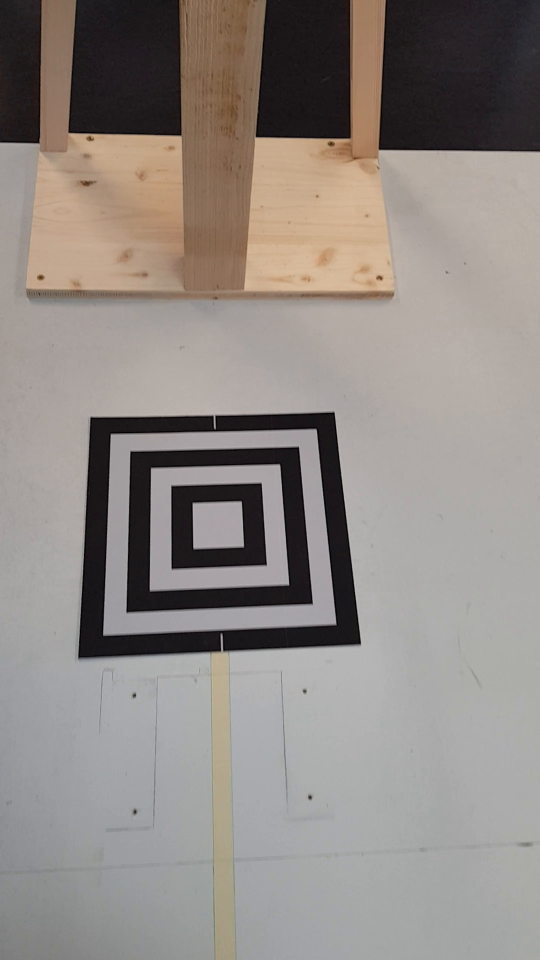
#> input picture frame 4 of videos/20180308_092331.mp4, 1080 x 1920 px, given in place of 20180309_102034.mp4, which was not available (shown at 1/2 size)
$ python targetDetection_Harris.py
#> lines starting #> are read from the running program, lines starting #| are printed output that depends on the picture; after the words box and inside, x2 and y2 are one past the last pixel; in counts of white or black regions, pixels touching at a corner belong together; pictures that were not available may be replaced by others from this repository, and a replacement may not be noted
import numpy as np
import cv2
import math

#cap = cv2.VideoCapture(0)
video = './bla/20180309_102034.mp4'
image =  "bla/20180308_092251.jpg"
cap = cv2.VideoCapture(video)

while(True):
    ret, img = cap.read()
#> img is the input picture: shape (1920, 1080, 3); mean B, G, R 132.4, 136.7, 143.8
   # img = cv2.imread(image)
    img = cv2.resize(img, (750, 600))
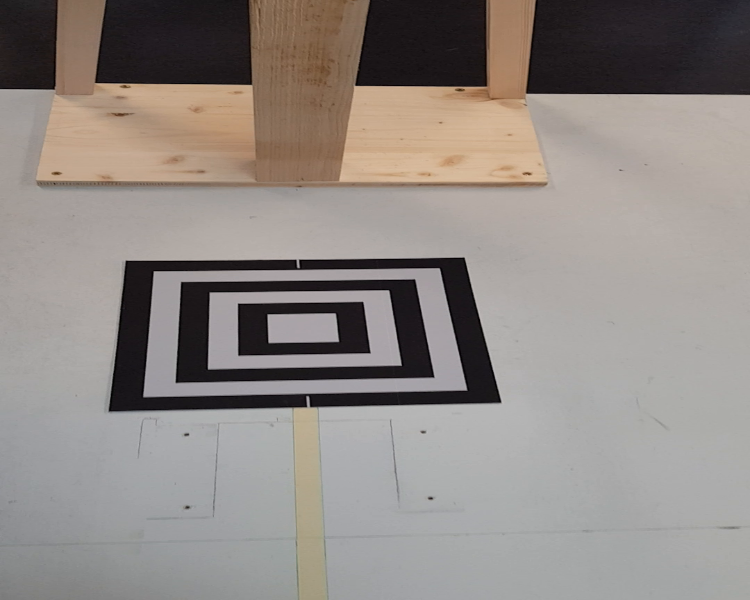
#> img: shape (600, 750, 3); mean B, G, R 132.4, 136.7, 143.7


    gray = cv2.cvtColor(img,cv2.COLOR_BGR2GRAY)
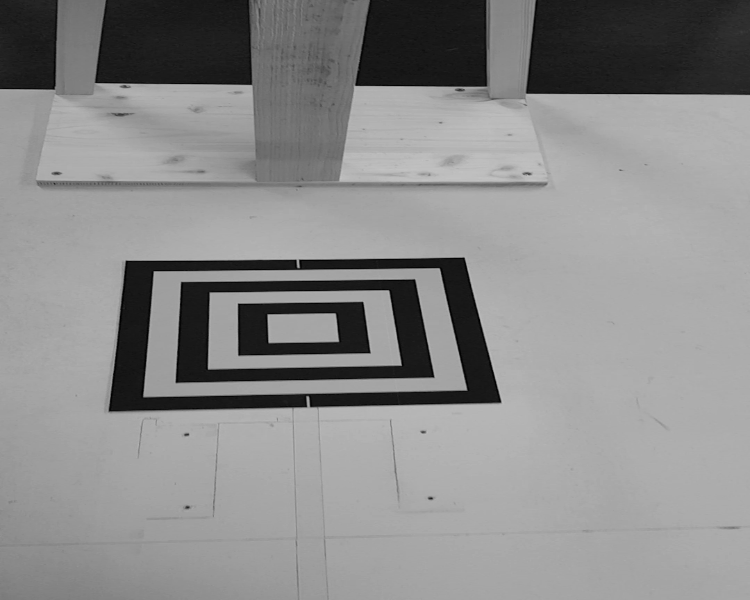
#> gray: shape (600, 750); min 0, max 194, mean 138.3
    # find Harris corners
    gray = np.float32(gray)
    dst = cv2.cornerHarris(gray,2,3,0.04)
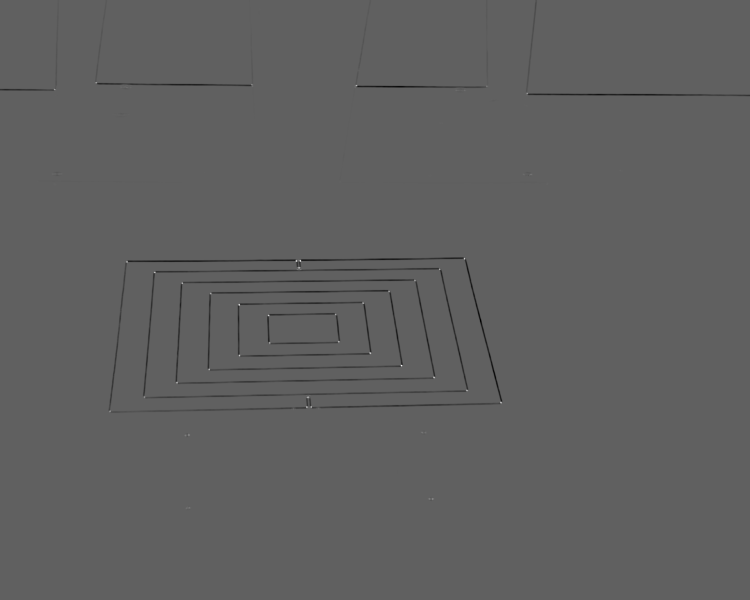
#> dst: shape (600, 750) float32; min -24910998, max 40836664, mean -166232.8; drawn with min black and max white
    dst = cv2.dilate(dst,None)
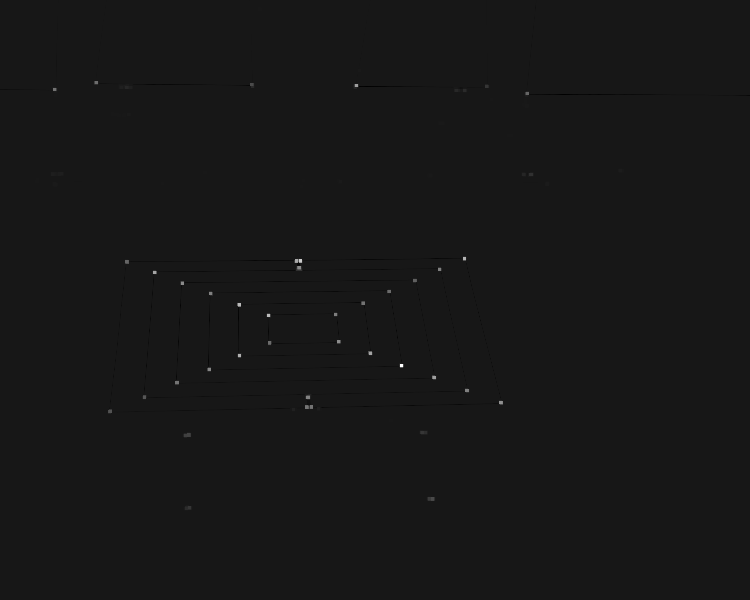
#> dst: shape (600, 750) float32; min -4160733.8, max 40836664, mean 11443.4; drawn with min black and max white
    ret, dst = cv2.threshold(dst,0.01*dst.max(),255,0)
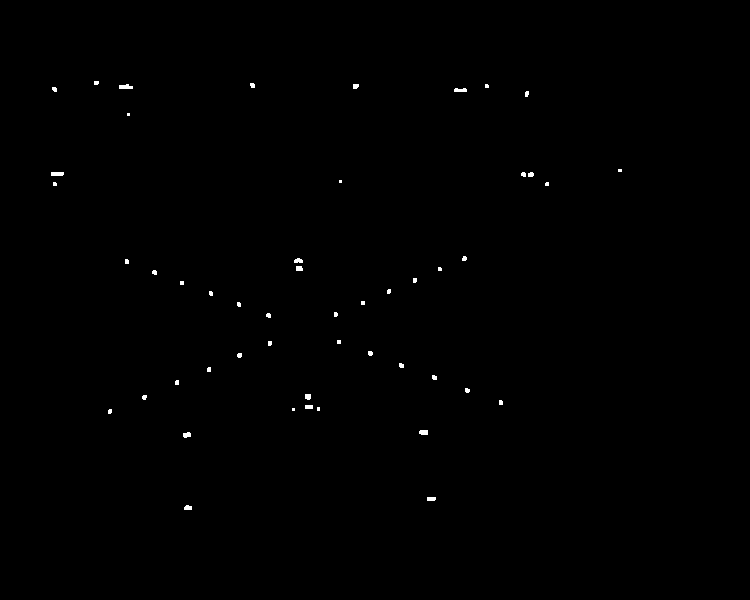
#> dst: shape (600, 750) float32; 0.25% white; 50 white regions (24 under 20 px), largest, box (x1, y1, x2, y2) and area: (119, 84, 133, 89) 55, (51, 172, 64, 176) 51, (454, 88, 467, 92) 45
#> ret = 408366.6
    dst = np.uint8(dst)
    # find centroids
    ret, labels, stats, centroids = cv2.connectedComponentsWithStats(dst)
#> labels: shape (600, 750) int32; 51 distinct labels, from 0 to 50
#> ret = 51; stats = 51 rows, first 6: [0, 0, 750, 600, 448853], [94, 81, 5, 4, 19], [250, 83, 5, 5, 22], [119, 84, 14, 5, 55], [353, 84, 6, 5, 27], [485, 84, 4, 4, 15]; centroids = 51 pairs, first value 54.14 to 619.5, second value 82.42 to 507.3
    # define the criteria to stop and refine the corners
    criteria = (cv2.TERM_CRITERIA_EPS + cv2.TERM_CRITERIA_MAX_ITER, 100, 0.001)
    corners = cv2.cornerSubPix(gray,np.float32(centroids),(5,5),(-1,-1),criteria)
#> corners = 51 pairs, first value 52.68 to 619.5, second value 82.58 to 506.8
    # Now draw them
    res = np.hstack((centroids,corners))
#> res = 51 rows, first 6: [374.7, 299.5, 374.7, 299.5], [95.89, 82.42, 94.66, 82.58], [252.1, 84.95, 251.5, 84.48], [125.2, 86.47, 125.2, 86.47], [355.3, 85.81, 354.6, 85.35], [486.4, 85.6, 486.7, 86.24]
    res = np.int0(res)
#> res = 51 rows, first 6: [374, 299, 374, 299], [95, 82, 94, 82], [252, 84, 251, 84], [125, 86, 125, 86], [355, 85, 354, 85], [486, 85, 486, 86]

    img[res[:,3],res[:,2]] = [0,255,0]
#> img: shape (600, 750, 3); 0.01% of pixels changed, all inside (x1, y1, x2, y2) = (52, 82, 620, 507)

    prev_d_len = 0
    prve_x_len = 0
    prve_y_len = 0

    prev_h_y = 0
    prev_h_x = 0

    threshold = 10
    required_matches = 4
    matched = 0
    i = 0
    is_first = True

    while i < len(res)-2:
        cur = res[i]
#> cur = [374, 299, 374, 299]
        near_d = res[i+2]
#> near_d = [252, 84, 251, 84]
        near_x = res[i+1]
#> near_x = [95, 82, 94, 82]

        d_len = math.fabs(cur[3]-near_d[3])+math.fabs(cur[2]-near_d[2])
#> d_len = 338
        x_len = math.fabs(cur[3]-near_x[3])+math.fabs(cur[2]-near_x[2])
#> x_len = 497

        if is_first:
            cont_check = True
            is_first = False
        else:
            cont_check = (prev_d_len+threshold > d_len) and (prev_d_len-threshold < d_len)
            should_x_len = x_len + 2 * math.fabs(res[i][3]-res[i-2][3])
            cont_check = cont_check and (prve_x_len+threshold > should_x_len) and (prve_x_len-threshold < should_x_len)

        if cont_check == True:
            prev_d_len = d_len
#> prev_d_len = 338
            prve_x_len = x_len
#> prve_x_len = 497

            matched += 1
            i = i+2

            if matched >= required_matches:
                print("ok")
                p1x = res[i-1,3]
                p1y = res[i-1,2]
                p2x = res[i,3]
                p2y = res[i,2]

                prev_h_x = h_x = int(p1x) + int(math.fabs((p2x-p1x)/2))
                prev_h_y = h_y = int(p1y) + int(math.fabs((p2y-p1y)/2))


                ref_len_cm = 11
                ref_len_p = math.fabs(p2x-p1x)

# [10 lines of commented-out code are left out]

                img[h_x,h_y]= [0,0,255]
                img[res[i-1,3],res[i-1,2]] = [0,0,255]
                img[res[i,3],res[i,2]] = [0,0,255]


                cv2.imshow('video',img)
                #break

##                while cv2.waitKey(1)!=27:
##                    pass
                break

        else:
            img[prev_h_x,prev_h_y]= [0,0,255]
            cv2.imshow('video',img)

            is_first = True
            matched = 0
            prev_d_len = 0
            prve_x_len = 0
            prve_y_len = 0
            i+=1


    if cv2.waitKey(1)==27:# esc Key
        break

cap.release()
cv2.destroyAllWindows()

$ run again, starting later in the video
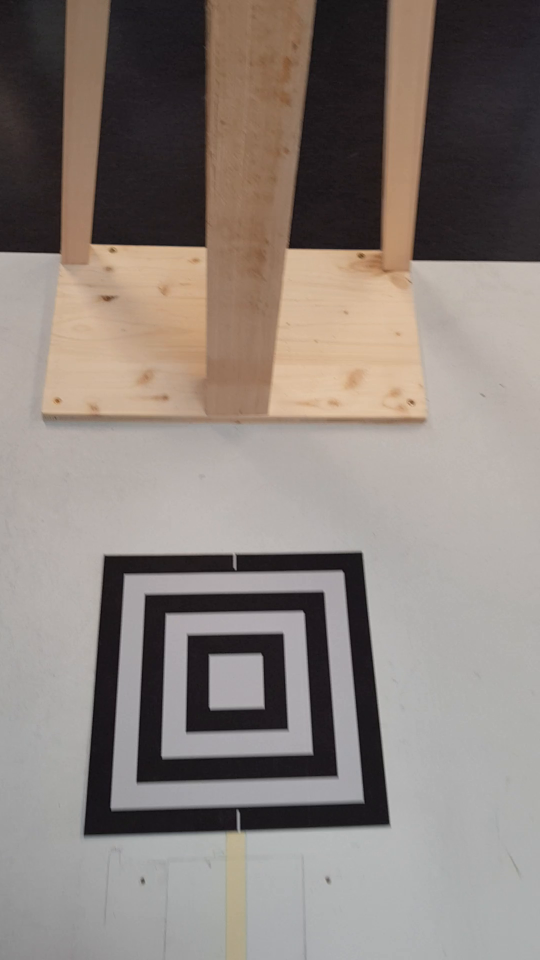
#> input picture frame 18 of videos/20180308_092331.mp4, 1080 x 1920 px, given in place of 20180309_102034.mp4, which was not available (shown at 1/2 size)
#> img is the input picture: shape (1920, 1080, 3); mean B, G, R 122.8, 128.4, 138
#> `gray = cv2.cvtColor(img,cv2.COLOR_BGR2GRAY)`:
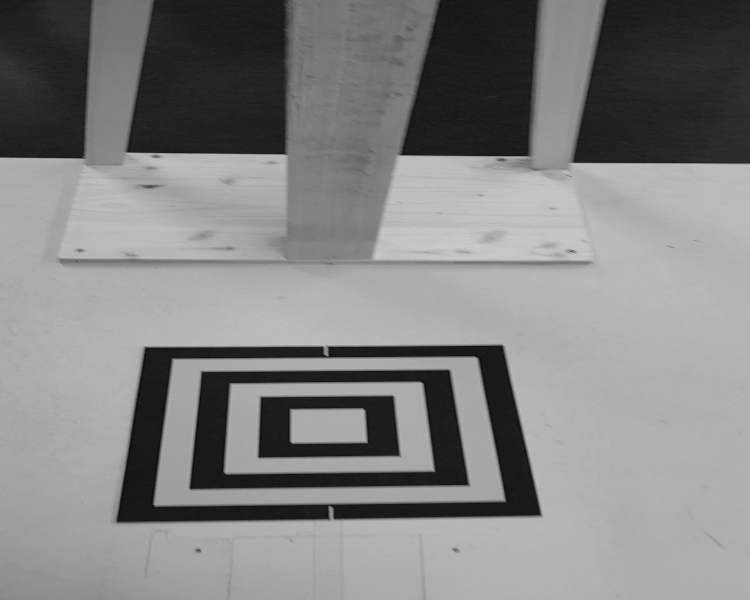
#> gray: shape (600, 750); min 9, max 202, mean 130.6
#> `ret, dst = cv2.threshold(dst,0.01*dst.max(),255,0)`:
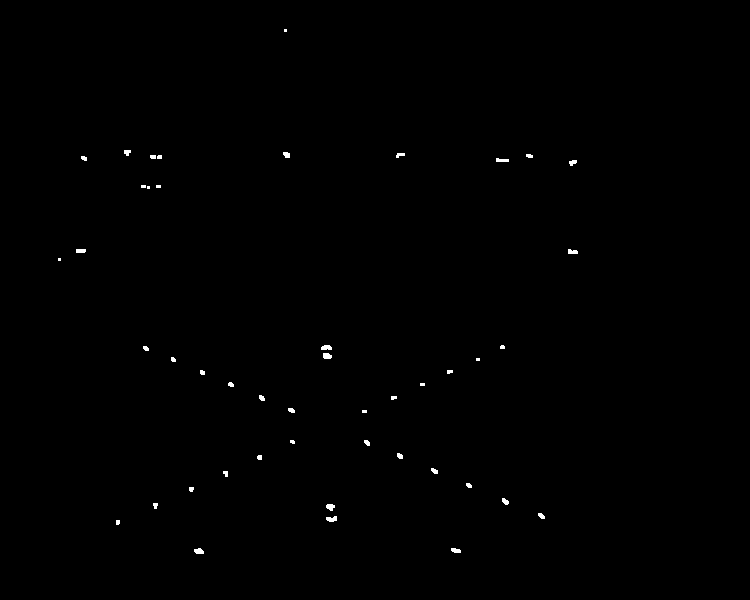
#> dst: shape (600, 750) float32; 0.27% white; 46 white regions (12 under 20 px), largest, box (x1, y1, x2, y2) and area: (326, 516, 337, 522) 49, (321, 345, 332, 350) 47, (323, 353, 332, 359) 47
#> `ret, dst = cv2.threshold(dst,0.01*dst.max(),255,0)`: ret = 69176.2
#> labels: shape (600, 750) int32; 47 distinct labels, from 0 to 46
#> `ret, labels, stats, centroids = cv2.connectedComponentsWithStats(dst)`: ret = 47; stats = 47 rows, first 6: [0, 0, 750, 600, 448771], [284, 29, 3, 3, 9], [124, 150, 7, 6, 32], [283, 152, 7, 6, 35], [396, 153, 9, 5, 31], [150, 155, 6, 4, 23]; centroids = 47 pairs, first value 59 to 572.4, second value 30 to 550.8
#> corners = 47 pairs, first value 57.17 to 576, second value 29.77 to 550
#> `res = np.hstack((centroids,corners))`: res = 47 rows, first 6: [374.6, 299.3, 369.8, 303.3], [285, 30, 285.2, 29.77], [126.8, 152, 126, 152], [286.2, 154.4, 285.3, 154.1], [399.7, 154.5, 399.8, 154.8], [152.6, 156.4, 150.5, 152.6]
#> `res = np.int0(res)`: res = 47 rows, first 6: [374, 299, 369, 303], [285, 30, 285, 29], [126, 151, 125, 151], [286, 154, 285, 154], [399, 154, 399, 154], [152, 156, 150, 152]
#> cur = [374, 299, 369, 303]
#> near_d = [126, 151, 125, 151]
#> near_x = [285, 30, 285, 29]
#> d_len = 396
#> x_len = 358
#> prev_d_len = 396
#> prve_x_len = 358
